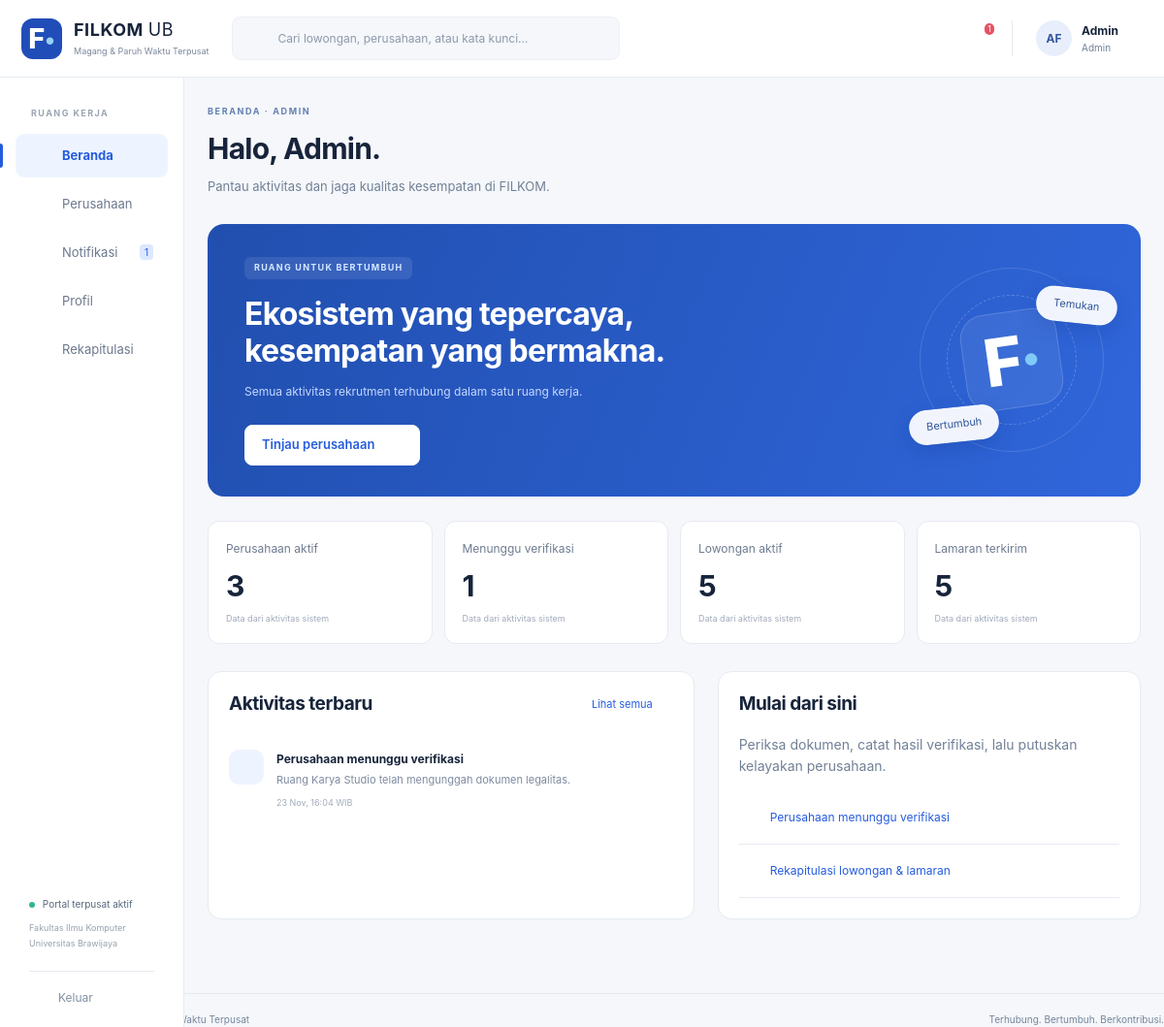
The page /index.php?r=dashboard (signed in) on the database its author committed.
### tables this page shows
CREATE TABLE AKUN (
 idAkun INT AUTO_INCREMENT PRIMARY KEY, username VARCHAR(100) NOT NULL UNIQUE, email VARCHAR(100) NOT NULL UNIQUE,
 passwordHash VARCHAR(255) NOT NULL, namaPengguna VARCHAR(100) NOT NULL,
 role ENUM('Mahasiswa','Rekruter','Admin') NOT NULL, aktif TINYINT(1) NOT NULL DEFAULT 1,
 idMahasiswa INT NULL UNIQUE,idPerusahaan INT NULL,
 FOREIGN KEY(idMahasiswa) REFERENCES MAHASISWA(idMahasiswa), FOREIGN KEY(idPerusahaan) REFERENCES PERUSAHAAN(idPerusahaan),
 CONSTRAINT CK_AKUN_ROLE CHECK ((role='Mahasiswa' AND idMahasiswa IS NOT NULL AND idPerusahaan IS NULL) OR (role='Rekruter' AND idPerusahaan IS NOT NULL AND idMahasiswa IS NULL) OR (role='Admin' AND idMahasiswa IS NULL AND idPerusahaan IS NULL))
);

CREATE TABLE NOTIFIKASI (
 idNotifikasi INT AUTO_INCREMENT PRIMARY KEY,idPenerima INT NOT NULL,judul VARCHAR(150) NOT NULL,isi TEXT NOT NULL,
 tautan VARCHAR(250) NOT NULL,sudahDibaca TINYINT(1) NOT NULL DEFAULT 0,dibuatPada DATETIME NOT NULL DEFAULT CURRENT_TIMESTAMP,
 FOREIGN KEY(idPenerima) REFERENCES AKUN(idAkun),INDEX IDX_NOTIF(idPenerima,sudahDibaca)
);

### app/Views/dashboard.php (the view, shortened to what the rows shown need)
<?php $heading='Halo, '.explode(' ',$currentUser['namaPengguna'])[0].'.';$subtitle=match($currentUser['role']){'Mahasiswa'=>'Satu langkah lebih dekat ke pengalaman berikutnya.','Rekruter'=>'Temukan talenta terbaik dan kelola proses rekrutmenmu.',default=>'Pantau aktivitas dan jaga kualitas kesempatan di FILKOM.'};$kicker='BERANDA · '.mb_strtoupper($currentUser['role']);require ROOT.'/app/Views/components/heading.php';?>
<div class="dashboard-hero"><div><h2><?= $currentUser['role']==='Mahasiswa'?'Kesempatan baru,<br>cerita baru.':($currentUser['role']==='Rekruter'?'Talenta yang tepat,<br>awal yang hebat.':'Ekosistem yang tepercaya,<br>kesempatan yang bermakna.') ?></h2></div></div>
<div class="two-columns"><section class="card"><div class="section-heading"><h2>Aktivitas terbaru</h2></div><?php foreach($notifikasi as $n):?><a class="activity-row" href="<?= e($n['tautan']) ?>"><span class="activity-icon"><?= icon('bell') ?></span><span><strong><?= e($n['judul']) ?></strong><small><?= e($n['isi']) ?></small><time><?= tanggal($n['dibuatPada'],'d M, H:i') ?> WIB</time></span></a><?php endforeach;?></section><section class="card"><div class="section-heading"><h2><?= $currentUser['role']==='Admin'?'Mulai dari sini':'Agenda terdekat' ?></h2></div></section></div>

### app/Views/layout/header.php (shortened to what the rows shown need)
<!doctype html>
<html lang="id"><head><meta charset="utf-8"><meta name="viewport" content="width=device-width,initial-scale=1">
<title><?= e($title) ?> · FILKOM Connect</title><link rel="stylesheet" href="assets/app.css"><script src="assets/app.js" defer></script>
</head><body>
<?php if($currentUser): $role=$currentUser['role'];$r=query('r','dashboard'); ?>
<header class="topbar"><a class="brand" href="<?= e(url()) ?>"><span class="brand-icon">F<span>•</span></span><span><strong>FILKOM <span class="brand-light">UB</span></strong><small>Magang &amp; Paruh Waktu Terpusat</small></span></a>
<form class="global-search" action="index.php" method="get"><input type="hidden" name="r" value="<?= $role==='Admin'?'perusahaan':'lowongan' ?>"><?= icon('search') ?><input aria-label="Pencarian global" name="keyword" placeholder="Cari lowongan, perusahaan, atau kata kunci…" value="<?= e(query('keyword')) ?>"><button class="icon-button" aria-label="Cari"><?= icon('arrow') ?></button></form>
<div class="top-actions"><form class="mobile-logout" method="post" action="<?= e(url('logout')) ?>"><?= csrf() ?><button class="icon-button" aria-label="Keluar"><?= icon('logout') ?></button></form><a class="notification-button" href="<?= e(url('notifikasi')) ?>" aria-label="Notifikasi, <?= $unread ?> belum dibaca"><?= icon('bell') ?><?php if($unread):?><span class="counter"><?= $unread>99?'99+':$unread ?></span><?php endif;?></a><div class="user-summary"><span class="avatar"><?= e(initials($currentUser['namaPengguna'])) ?></span><span><strong><?= e(explode(' ',$currentUser['namaPengguna'])[0]) ?></strong><small><?= e($role) ?></small></span></div></div></header>
<aside class="sidebar"><div class="sidebar-label">RUANG KERJA</div><nav aria-label="Navigasi utama">
<?php $nav=[['dashboard','home','Beranda']];
if($role==='Admin')$nav=[...$nav,['perusahaan','building','Perusahaan']];
$nav[]=['notifikasi','bell','Notifikasi'];$nav[]=['profil','user','Profil'];
if($role!=='Mahasiswa')$nav[]=['rekapitulasi','chart','Rekapitulasi'];
foreach($nav as [$link,$ic,$label]):$active=explode('/',$r)[0]===$link||($link==='pendaftar'&&str_starts_with($r,'seleksi')); ?>
<a href="<?= e(url($link)) ?>" class="nav-link <?= $active?'active':'' ?>" <?= $active?'aria-current="page"':'' ?>><?= icon($ic) ?><span><?= e($label) ?></span><?php if($link==='notifikasi'&&$unread):?><span class="nav-count"><?= $unread ?></span><?php endif;?></a>
<?php endforeach;?></nav><div class="sidebar-bottom"><div class="portal-status"><i></i> Portal terpusat aktif<small>Fakultas Ilmu Komputer<br>Universitas Brawijaya</small></div><form method="post" action="<?= e(url('logout')) ?>"><?= csrf() ?><button class="logout"><?= icon('logout') ?> Keluar</button></form></div></aside>
<main id="main" class="main-content">
<?php else: ?><main id="main" class="public-main"><?php endif; ?>

### app/Core/helpers.php (shortened to what the rows shown need)
<?php
function e(mixed $s):string {
    return htmlspecialchars((string)$s,ENT_QUOTES|ENT_SUBSTITUTE,'UTF-8');
}
function url(string $route='dashboard',array $p=[]):string {
    return 'index.php?'.http_build_query(['r'=>$route]+$p);
}
function query(string $key,string $default=''):string {
    $v=$_GET[$key]??$default;
    return is_scalar($v)?trim((string)$v):$default;
}
function tanggal(?string $date,string $format='d M Y'):string {
    return $date?date($format,strtotime($date)):'—';
}
function initials(string $s):string {
    $w=preg_split('/\s+/',trim($s));
    return mb_strtoupper(mb_substr($w[0]??'',0,1).mb_substr($w[1]??'',0,1));
}
function icon(string $name):string {
    $paths=[ 'home'=>'<path d="m3 10 9-7 9 7v10H3Z"/><path d="M9 20v-7h6v7"/>', 'briefcase'=>'<rect x="3" y="7" width="18" height="14" rx="2"/><path d="M8 7V3h8v4M3 12c6 4 12 4 18 0M10 13h4"/>', 'file'=>'<path d="M6 3h9l4 4v14H6Z"/><path d="M14 3v5h5M9 12h7M9 16h7"/>', 'bell'=>'<path d="M5 17h14l-2-3V9a5 5 0 0 0-10 0v5ZM10 21h4"/>', 'user'=>'<circle cx="12" cy="8" r="4"/><path d="M4 21v-2a8 8 0 0 1 16 0v2"/>', 'calendar'=>'<rect x="3" y="5" width="18" height="16" rx="2"/><path d="M7 2v6M17 2v6M3 11h18M7 15h3M14 15h3"/>', 'chat'=>'<path d="M4 4h16v12H9l-5 5Z"/><path d="M8 8h8M8 12h5"/>', 'search'=>'<circle cx="10" cy="10" r="6"/><path d="m15 15 6 6"/>', 'arrow'=>'<path d="M4 12h16m-6-6 6 6-6 6"/>', 'plus'=>'<path d="M12 4v16M4 12h16"/>', 'location'=>'<path d="M19 10c0 5-7 11-7 11S5 15 5 10a7 7 0 0 1 14 0Z"/><circle cx="12" cy="10" r="2"/>', 'check'=>'<path d="m5 12 4 4L19 6"/>', 'clock'=>'<circle cx="12" cy="12" r="9"/><path d="M12 6v6l4 2"/>', 'logout'=>'<path d="M9 3H4v18h5M9 12h12m-5-5 5 5-5 5"/>', 'building'=>'<path d="M4 21V3h12v18M16 9h4v12M8 7h4M8 11h4M8 15h4M9 21v-3h3v3"/>', 'chart'=>'<path d="M4 3v18h17M8 17v-4M13 17V8M18 17V5"/>', 'shield'=>'<path d="m12 2 9 4v6c0 5-9 10-9 10S3 17 3 12V6Z"/><path d="m8 12 3 3 5-6"/>', 'download'=>'<path d="M12 3v12m-5-5 5 5 5-5M4 16v5h16v-5"/>', 'close'=>'<path d="m5 5 14 14M19 5 5 19"/>', ];
    return '<svg class="icon" viewBox="0 0 24 24" fill="none" stroke="currentColor" stroke-width="1.7" stroke-linecap="round" stroke-linejoin="round" aria-hidden="true">'.($paths[$name]??$paths['file']).'</svg>';
}

### app/Views/components/heading.php
<div class="page-heading"><div><p class="eyebrow"><?= e($kicker??'FILKOM CONNECT') ?></p><h1><?= e($heading??$title) ?></h1><?php if(!empty($subtitle)):?><p><?= e($subtitle) ?></p><?php endif;?></div><?php if(!empty($headingAction)):?><?= $headingAction ?><?php endif;?></div>

### rows shown on the page
akun: namaPengguna "AF", namaPengguna "Admin", role "Admin", role "BERANDA · ADMIN", namaPengguna "Halo, Admin.", role "Pantau aktivitas dan jaga kualitas kesempatan di FILKOM."
notifikasi: judul "Perusahaan menunggu verifikasi", isi "Ruang Karya Studio telah mengunggah dokumen legalitas.", dibuatPada "23 Nov, 16:04"

### other values the page prints
$unread "1"
$label "Beranda"
$label "Perusahaan"
$label "Notifikasi"
$label "Profil"
$label "Rekapitulasi"
$label "Perusahaan aktif"
$count "3"
$label "Menunggu verifikasi"
$count "1"
$label "Lowongan aktif"
$count "5"
$label "Lamaran terkirim"
